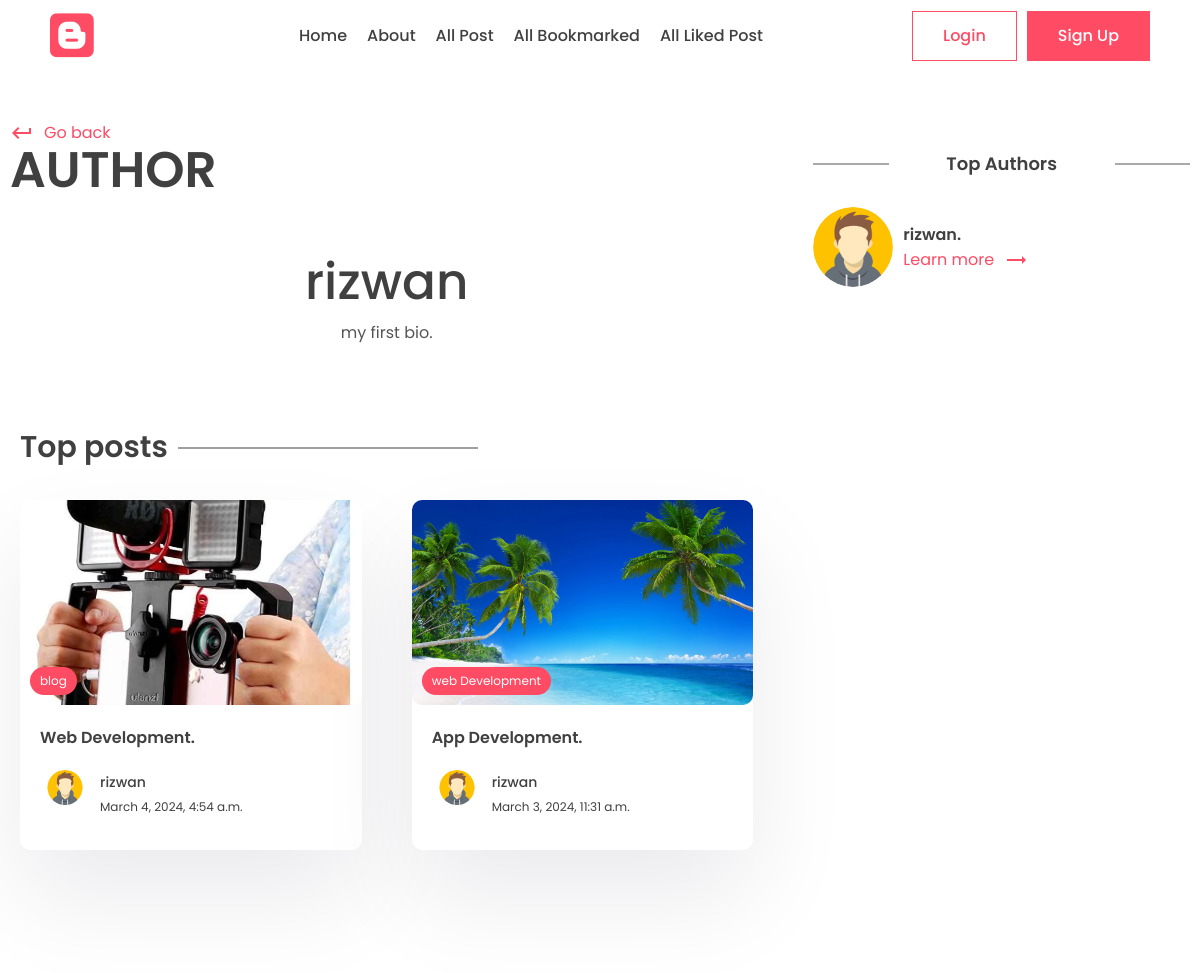
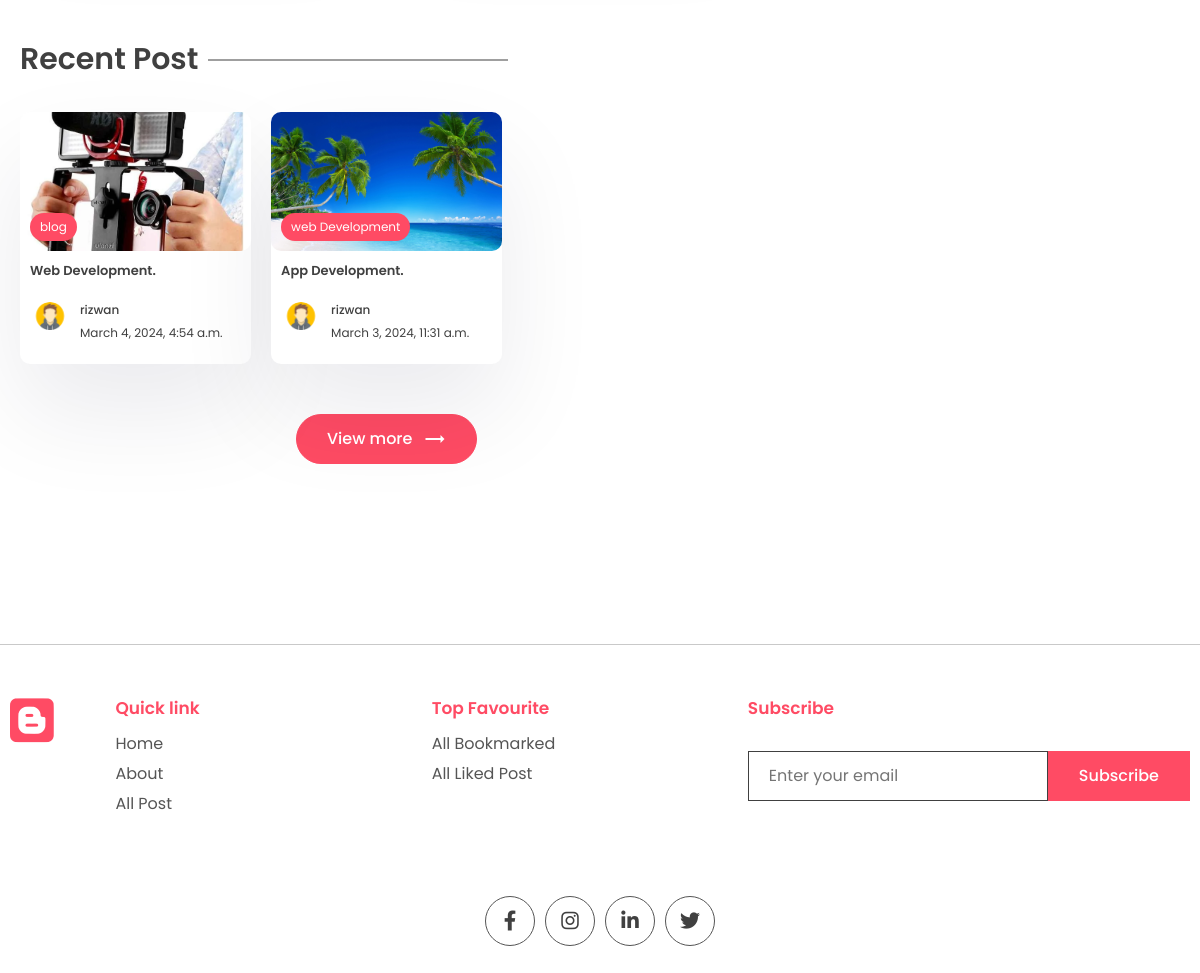
The page /author/rizwan on the database its author committed (2 pictures, top to bottom).
### app/models.py (models this page shows, shortened)
class Profile(models.Model):
    user = models.OneToOneField(User, on_delete=models.CASCADE)
    profile_image = models.ImageField(null=True, blank=True, upload_to="images/")
    slug = models.SlugField(max_length=200, unique=True)
    bio = models.CharField(max_length=200)

class Post(models.Model):
    title = models.CharField(max_length=200)
    content = models.TextField()
    last_updated = models.DateTimeField(auto_now=True)
    slug = models.SlugField(max_length=200, unique=True)
    image = models.ImageField(null=True, blank=True, upload_to="images/")
    tags = models.ManyToManyField(Tag, blank=True, related_name='post')
    view_count = models.IntegerField(null=True, blank=True)
    is_featured = models.BooleanField()
    author = models.ForeignKey(User, on_delete=models.CASCADE, null=True, blank=True)
    bookmarks = models.ManyToManyField(User, related_name="bookmarks", default="None", blank=True)
    likes = models.ManyToManyField(User,related_name="post_likes", default="None",blank=True)

class Tag(models.Model):
    name = models.CharField(max_length=100)
    description = models.CharField(max_length=100)
    slug = models.SlugField(max_length=200, unique=True)

### app/views.py (the view)
# urls.py: path('author/<slug:slug>', views.author_page, name="author_page"),
def author_page(request, slug):
    profile = Profile.objects.get(slug=slug)
    top_posts = Post.objects.filter(author = profile.user).order_by('-view_count')[0:2]
    recent_posts = Post.objects.filter(author = profile.user).order_by('-last_updated')[0:2]
    top_authors = User.objects.annotate(number=Count('post')).order_by('number')
    context ={'profile':profile, 'top_posts':top_posts, 'recent_posts':recent_posts, 'top_authors':top_authors}
    return render(request, 'app/author.html',context)

### app/templates/app/author.html (shortened to what this page needs)
{% extends "base.html" %}
{% block content%}
      <div class="container">
        <div class="layout">
          <div class="left">
            <div class="page-top">
              <div class="top flex">
                <div class="page-name">
                  <a href="#" class="learn">
                    <span class="material-icons"> keyboard_return </span> Go
                    back
                  </a>
                  <h1>Author</h1>
                </div>
              </div>
            </div>
            <center>
              <div class="typo">
                <h1 class="title">{{profile.user.username}}</h1>
                <p>
                  {{ profile.bio }}.
                </p>
              </div>
            </center>
            <section class="sp">
              <div class="container">
                <h1 class="sec-title">Top posts</h1>
                <div class="grid-2 blog">
                    {% for post in top_posts  %}
                  <a href="{% url "post_page" post.slug %}">
                    <div class="card">
                      <div class="post-img">
                        <img src="{{ post.image.url }}" alt="" />
                        <div class="tag">{{post.tags.all.0.name}}</div>
                      </div>
                      <div class="card-content">
                        <h3>
                          {{ post.title }}.
                        </h3>
                        <div class="author">
                          <div class="profile-pic">
                            <img src="{{ post.author.profile.profile_image.url }}" alt="" />
                          </div>
                          <div class="details">
                            <p>{{post.author.first_name}}</p>
                            <small>{{post.last_updated}}</small>
                          </div>
                        </div>
                      </div>
                    </div>
                  </a>
                  {%empty%}
                  <p>Nothing to show here</p>
                  {% endfor %}
                </div>
              </div>
            </section>
            <section class="sp">
              <div class="container">
                <h1 class="sec-title">Recent Post</h1>
                <div class="grid-3 blog-grid">
                    {% for post in recent_posts  %}
                  <a href="{% url "post_page" post.slug %}">
                    <div class="card">
                      <div class="post-img">
                        <img src="{{ post.image.url }}" alt="" />
                        <div class="tag">{{post.tags.all.0.name}}</div>
                      </div>
                      <div class="card-content">
                        <h3>
                          {{ post.title }}.
                        </h3>
                        <div class="author">
                          <div class="profile-pic">
                            <img src="{{ post.author.profile.profile_image.url }}" alt="" />
                          </div>
                          <div class="details">
                            <p>{{post.author.first_name}}</p>
                            <small>{{post.last_updated}}</small>
                          </div>
                        </div>
                      </div>
                    </div>
                  </a>
                  {%empty%}
                  <p>Nothing to show here</p>
                 {%endfor%}
                </div>
                <center>
                  <button class="btn btn-primary rounded view">
                    View more
                    <span class="material-icons"> trending_flat </span>
                  </button>
                </center>
              </div>
            </section>
          </div>
          <div class="right">
            <div class="block">
              <h2 class="title2">Top Authors</h2>
              {% for author in top_authors  %}
              <div class="recent-post other-author">
                <div class="rounded-img">
                  <img src="{{ author.profile.profile_image.url }}" alt="" />
                </div>
                <div class="recent-content">
                  <h3>
                    {{ author.first_name }}.
                  </h3>
                  <a class="learn" href="{% url "author_page" author.profile.slug %}"
                    >Learn more
                    <span class="material-icons"> trending_flat </span></a
                  >
                </div>
              </div>
              {% endfor %}
            </div>
          </div>
        </div>
      </div>
      {%endblock content%}

### app/static/app/style.css (style rules this page uses)
* { margin: 0; padding: 0; box-sizing: border-box; text-decoration: none; border: none; outline: none; list-style: none; font-family: "Poppins", sans-serif; color: var(--black); }
:root { --red: #ff4b64; --black: #404040; --des: #555555; --shadow: #ffffff1a 0px 1px 1px 0px inset, #32325d40 0px 50px 100px -20px, #0000004d 0px 30px 60px -30px; --shadow2: rgba(17, 12, 46, 0.084) 0px 48px 100px 0px; }
html { font-size: 62.5%; }
[class*="grid"] { display: grid; }
img { width: 100%; }
.container { max-width: 1220px; margin: auto; padding: 0 10px; }
p, a { font-size: 1.6rem; color: var(--des); }
.btn { cursor: pointer; height: 5rem; padding: 0 3rem; font-size: 1.6rem; font-weight: 500; border: 1px solid var(--red); display: flex; align-items: center; justify-content: center; gap: 1rem; }
.btn span { color: white; }
.btn-primary { background: var(--red); color: white; }
.rounded { border-radius: 5rem; }
.typo { width: 50%; margin-top: 5rem; }
.title { font-size: 5rem; font-weight: 500; }
.sp { padding: 8rem 0; }
.grid-2 { grid-template-columns: 1.3fr 1fr; align-items: center; }
.post-img { height: 40rem; width: 100%; overflow: hidden; border-radius: 1rem; }
.post-img img { height: 100%; object-fit: cover; object-position: center; }
.learn { display: flex; align-items: center; gap: 1rem; color: var(--red); margin-top: 2rem; }
.learn span { color: #ff4b64; }
.sec-title { font-size: 3rem; font-weight: 600; position: relative; width: fit-content; margin-bottom: 3rem; }
.sec-title::after { content: ""; position: absolute; right: -31rem; height: 1px; width: 30rem; background: var(--black); top: 50%; transform: translateY(-50%); }
.grid-3 { grid-template-columns: repeat(3, 1fr); gap: 5rem; }
.card { background: white; box-shadow: var(--shadow2); border-radius: 1rem; cursor: pointer; transition: 0.3s; }
.post-img { position: relative; }
.tag { position: absolute; bottom: 1rem; left: 1rem; background: var(--red); color: white; border-radius: 5rem; padding: 0.5rem 1rem; font-size: 1.2rem; }
.card-content { padding: 2rem; padding-bottom: 3rem; }
.card h3 { font-size: 1.6rem; font-weight: 600; }
.card .post-img { width: 100%; height: unset; aspect-ratio: 1/0.6; }
.author { display: flex; align-items: center; gap: 1rem; margin-top: 2rem; }
.profile-pic { width: 5rem; aspect-ratio: 1/1; border-radius: 50%; overflow: hidden; }
.author p { color: var(--black); font-weight: 500; font-size: 1.4rem; }
.author small { color: var(--black); font-size: 1.2rem; }
.view { margin-top: 5rem; }
.layout { display: flex; gap: 5rem; }
.left { width: 100%; height: 100%; }
.right { position: sticky; top: 70px; height: 100%; width: 50%; }
.page-name h1 { font-size: 5rem; text-transform: uppercase; font-weight: 600; line-height: 5rem; }
.flex { display: flex; align-items: flex-end; justify-content: space-between; }
.left .typo { width: 100%; }
.blog { grid-template-columns: 1fr 1fr; gap: 5rem; }
.title2 { position: relative; font-size: 1.8rem; text-align: center; font-weight: 600; margin-bottom: 3rem; }
.title2::before { content: ""; position: absolute; height: 1px; width: 20%; background: var(--des); left: 0; top: 50%; transform: translateY(-50%); }
.title2::after { content: ""; position: absolute; height: 1px; width: 20%; background: var(--des); right: 0; top: 50%; transform: translateY(-50%); }
.blog-grid { gap: 2rem; }
.blog-grid .card-content { padding: 1rem; padding-bottom: 2rem; }
.blog-grid .card h3 { font-size: 1.3rem; font-weight: 600; }
.blog-grid .profile-pic { width: 4rem; }
.blog-grid .author p { font-size: 1.2rem; }
.block { margin-top: 5rem; }
.rounded-img { width: 8rem; aspect-ratio: 1/1; overflow: hidden; border-radius: 50%; }
.rounded-img img { width: 100%; height: 100%; object-fit: cover; object-position: center; }
.recent-post { display: grid; align-items: center; gap: 1rem; margin-top: 3rem; grid-template-columns: auto 1fr; }
.recent-post .learn { margin-top: 0rem; }
.recent-post h3 { font-size: 1.6rem; font-weight: 600; }

### rows shown on the page
Profile: user.username "rizwan", bio "my first bio"
Post: image (picture), tags.all.0.name "blog", title "Web Development", author.profile.profile_image (picture), author.first_name "rizwan", last_updated "March 4, 2024, 4:54 a.m."
Post: image (picture), tags.all.0.name "web Development", title "App Development", author.profile.profile_image (picture), author.first_name "rizwan", last_updated "March 3, 2024, 11:31 a.m."

### other values the page prints
{{ author.first_name }} "rizwan"
